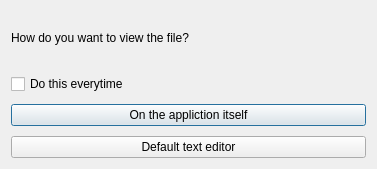
<?xml version="1.0" encoding="UTF-8"?>
<ui version="4.0">
 <class>Dialog</class>
 <widget class="QDialog" name="Dialog">
  <property name="geometry">
   <rect>
    <x>0</x>
    <y>0</y>
    <width>377</width>
    <height>169</height>
   </rect>
  </property>
  <property name="windowTitle">
   <string>Dialog</string>
  </property>
  <layout class="QGridLayout" name="gridLayout">
   <item row="0" column="0">
    <layout class="QVBoxLayout" name="verticalLayout">
     <property name="spacing">
      <number>10</number>
     </property>
     <item>
      <widget class="QLabel" name="label">
       <property name="text">
        <string>How do you want to view the file?</string>
       </property>
      </widget>
     </item>
     <item>
      <widget class="QCheckBox" name="checkBox_do_this_everytime">
       <property name="text">
        <string>Do this everytime</string>
       </property>
      </widget>
     </item>
     <item>
      <widget class="QPushButton" name="btn_on_the_application_itself">
       <property name="text">
        <string>On the appliction itself</string>
       </property>
      </widget>
     </item>
     <item>
      <widget class="QPushButton" name="btn_default_text_editor">
       <property name="text">
        <string>Default text editor</string>
       </property>
      </widget>
     </item>
    </layout>
   </item>
  </layout>
 </widget>
 <resources/>
 <connections/>
</ui>
